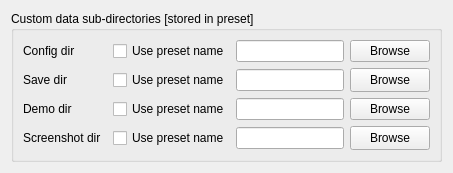
      <widget class="QWidget" name="altPathsTab">
       <attribute name="title">
        <string>Data directories</string>
       </attribute>
       <layout class="QVBoxLayout" name="verticalLayout">
        <item>
         <widget class="QGroupBox" name="altPathsGrpBox">
          <property name="title">
           <string>Custom data sub-directories [stored in preset]</string>
          </property>
          <layout class="QVBoxLayout" name="verticalLayout_19">
           <item>
            <layout class="QGridLayout" name="gLayout_altConfigDirs">
             <item row="0" column="0">
              <widget class="QLabel" name="altConfigDirLabel">
               <property name="toolTip">
                <string>&lt;html&gt;&lt;head/&gt;&lt;body&gt;&lt;p&gt;Custom sub-directory where this launcher should search for engine's config files.&lt;/p&gt;&lt;p&gt;The path can be either absolute or relative to the Data directory of the current engine configured in the Initial Setup dialog.&lt;/p&gt;&lt;p&gt;Example for GZDoom:&lt;br/&gt;Engine's configured data dir: &lt;span style=&quot; color:#686868;&quot;&gt;C:\Users\Youda\Saved Games\GZDoom&lt;br/&gt;&lt;/span&gt;Content of this line: &lt;span style=&quot; color:#686868;&quot;&gt;BrutalDoom&lt;br/&gt;&lt;/span&gt;Config file selected on the Files tab: &lt;span style=&quot; color:#686868;&quot;&gt;gzdoom_bd.ini&lt;br/&gt;&lt;/span&gt;The config file that will be loaded: &lt;span style=&quot; color:#686868;&quot;&gt;C:\Users\Youda\Saved Games\GZDoom\BrutalDoom\gzdoom_bd.ini&lt;/span&gt;&lt;/p&gt;&lt;p&gt;&lt;span style=&quot; color:#ff0000;&quot;&gt;Red text&lt;/span&gt; means the directory doesn't exist and you should fix it.&lt;br/&gt;&lt;span style=&quot; color:#008000;&quot;&gt;Green text&lt;/span&gt; means the directory doesn't exist, but it will be created on launch.&lt;/p&gt;&lt;/body&gt;&lt;/html&gt;</string>
               </property>
               <property name="whatsThis">
                <string>&lt;html&gt;&lt;head/&gt;&lt;body&gt;&lt;p&gt;Custom sub-directory where this launcher should search for engine's config files.&lt;/p&gt;&lt;p&gt;The path can be either absolute or relative to the Data directory of the current engine configured in the Initial Setup dialog.&lt;/p&gt;&lt;p&gt;Example for GZDoom:&lt;br/&gt;Engine's configured data dir: &lt;span style=&quot; color:#686868;&quot;&gt;C:\Users\Youda\Saved Games\GZDoom&lt;br/&gt;&lt;/span&gt;Content of this line: &lt;span style=&quot; color:#686868;&quot;&gt;BrutalDoom&lt;br/&gt;&lt;/span&gt;Config file selected on the Files tab: &lt;span style=&quot; color:#686868;&quot;&gt;gzdoom_bd.ini&lt;br/&gt;&lt;/span&gt;The config file that will be loaded: &lt;span style=&quot; color:#686868;&quot;&gt;C:\Users\Youda\Saved Games\GZDoom\BrutalDoom\gzdoom_bd.ini&lt;/span&gt;&lt;/p&gt;&lt;p&gt;&lt;span style=&quot; color:#ff0000;&quot;&gt;Red text&lt;/span&gt; means the directory doesn't exist and you should fix it.&lt;br/&gt;&lt;span style=&quot; color:#008000;&quot;&gt;Green text&lt;/span&gt; means the directory doesn't exist, but it will be created on launch.&lt;/p&gt;&lt;/body&gt;&lt;/html&gt;</string>
               </property>
               <property name="text">
                <string>Config dir &lt;img src=&quot;:/Help.12.png&quot;/&gt;</string>
               </property>
              </widget>
             </item>
             <item row="0" column="1">
              <widget class="QCheckBox" name="altConfigDirPresetChkBox">
               <property name="toolTip">
                <string>&lt;html&gt;&lt;head/&gt;&lt;body&gt;&lt;p&gt;Use the name of the currently selected preset.&lt;/p&gt;&lt;/body&gt;&lt;/html&gt;</string>
               </property>
               <property name="text">
                <string>Use preset name</string>
               </property>
              </widget>
             </item>
             <item row="0" column="2">
              <widget class="QLineEdit" name="altConfigDirLine"/>
             </item>
             <item row="0" column="3">
              <widget class="QPushButton" name="altConfigDirBtn">
               <property name="text">
                <string>Browse</string>
               </property>
               <property name="icon">
                <iconset resource="../Resources/Resources.qrc">
                 <normaloff>:/Browse.png</normaloff>:/Browse.png</iconset>
               </property>
              </widget>
             </item>
             <item row="1" column="0">
              <widget class="QLabel" name="altSaveDirLabel">
               <property name="toolTip">
                <string>&lt;html&gt;&lt;head/&gt;&lt;body&gt;&lt;p&gt;Custom sub-directory where the selected engine should store its save files and where launcher should then find them.&lt;/p&gt;&lt;p&gt;The path can be either absolute or relative to the Data directory of the current engine configured in the Initial Setup dialog.&lt;/p&gt;&lt;p&gt;Example for GZDoom:&lt;br/&gt;Engine's configured data dir: &lt;span style=&quot; color:#686868;&quot;&gt;C:\Users\Youda\Saved Games\GZDoom&lt;br/&gt;&lt;/span&gt;Content of this line: &lt;span style=&quot; color:#686868;&quot;&gt;BrutalDoom&lt;br/&gt;&lt;/span&gt;Save file selected on the Launch options tab:&lt;span style=&quot; color:#686868;&quot;&gt; save00.zds&lt;br/&gt;&lt;/span&gt;The save file that will be loaded: &lt;span style=&quot; color:#686868;&quot;&gt;C:\Users\Youda\Saved Games\GZDoom\BrutalDoom\save00.zds&lt;/span&gt;&lt;/p&gt;&lt;p&gt;&lt;span style=&quot; color:#ff0000;&quot;&gt;Red text&lt;/span&gt; means the directory doesn't exist and you should fix it.&lt;br/&gt;&lt;span style=&quot; color:#008000;&quot;&gt;Green text&lt;/span&gt; means the directory doesn't exist, but it will be created on launch.&lt;/p&gt;&lt;/body&gt;&lt;/html&gt;</string>
               </property>
               <property name="whatsThis">
                <string>&lt;html&gt;&lt;head/&gt;&lt;body&gt;&lt;p&gt;Custom sub-directory where the selected engine should store its save files and where launcher should then find them.&lt;/p&gt;&lt;p&gt;The path can be either absolute or relative to the Data directory of the current engine configured in the Initial Setup dialog.&lt;/p&gt;&lt;p&gt;Example for GZDoom:&lt;br/&gt;Engine's configured data dir: &lt;span style=&quot; color:#686868;&quot;&gt;C:\Users\Youda\Saved Games\GZDoom&lt;br/&gt;&lt;/span&gt;Content of this line: &lt;span style=&quot; color:#686868;&quot;&gt;BrutalDoom&lt;br/&gt;&lt;/span&gt;Save file selected on the Launch options tab:&lt;span style=&quot; color:#686868;&quot;&gt; save00.zds&lt;br/&gt;&lt;/span&gt;The save file that will be loaded: &lt;span style=&quot; color:#686868;&quot;&gt;C:\Users\Youda\Saved Games\GZDoom\BrutalDoom\save00.zds&lt;/span&gt;&lt;/p&gt;&lt;p&gt;&lt;span style=&quot; color:#ff0000;&quot;&gt;Red text&lt;/span&gt; means the directory doesn't exist and you should fix it.&lt;br/&gt;&lt;span style=&quot; color:#008000;&quot;&gt;Green text&lt;/span&gt; means the directory doesn't exist, but it will be created on launch.&lt;/p&gt;&lt;/body&gt;&lt;/html&gt;</string>
               </property>
               <property name="text">
                <string>Save dir &lt;img src=&quot;:/Help.12.png&quot;/&gt;</string>
               </property>
              </widget>
             </item>
             <item row="1" column="1">
              <widget class="QCheckBox" name="altSaveDirPresetChkBox">
               <property name="toolTip">
                <string>&lt;html&gt;&lt;head/&gt;&lt;body&gt;&lt;p&gt;Use the name of the currently selected preset.&lt;/p&gt;&lt;/body&gt;&lt;/html&gt;</string>
               </property>
               <property name="text">
                <string>Use preset name</string>
               </property>
              </widget>
             </item>
             <item row="1" column="2">
              <widget class="QLineEdit" name="altSaveDirLine"/>
             </item>
             <item row="1" column="3">
              <widget class="QPushButton" name="altSaveDirBtn">
               <property name="minimumSize">
                <size>
                 <width>0</width>
                 <height>24</height>
                </size>
               </property>
               <property name="text">
                <string>Browse</string>
               </property>
               <property name="icon">
                <iconset resource="../Resources/Resources.qrc">
                 <normaloff>:/Browse.png</normaloff>:/Browse.png</iconset>
               </property>
              </widget>
             </item>
             <item row="2" column="0">
              <widget class="QLabel" name="altDemoDirLabel">
               <property name="toolTip">
                <string>&lt;html&gt;&lt;head/&gt;&lt;body&gt;&lt;p&gt;Custom sub-directory where the selected engine should store its demo files and where launcher should then find them.&lt;/p&gt;&lt;p&gt;The path can be either absolute or relative to the Data directory of the current engine configured in the Initial Setup dialog.&lt;/p&gt;&lt;p&gt;Example for GZDoom:&lt;br/&gt;Engine's configured data dir: &lt;span style=&quot; color:#686868;&quot;&gt;C:\Users\Youda\Saved Games\GZDoom&lt;br/&gt;&lt;/span&gt;Content of this line: &lt;span style=&quot; color:#686868;&quot;&gt;BrutalDoom&lt;br/&gt;&lt;/span&gt;Demo file selected on the Launch options tab:&lt;span style=&quot; color:#686868;&quot;&gt; demo01.lmp&lt;br/&gt;&lt;/span&gt;The save file that will be loaded: &lt;span style=&quot; color:#686868;&quot;&gt;C:\Users\Youda\Saved Games\GZDoom\BrutalDoom\demo01.lmp&lt;/span&gt;&lt;/p&gt;&lt;p&gt;&lt;span style=&quot; color:#ff0000;&quot;&gt;Red text&lt;/span&gt; means the directory doesn't exist and you should fix it.&lt;br/&gt;&lt;span style=&quot; color:#008000;&quot;&gt;Green text&lt;/span&gt; means the directory doesn't exist, but it will be created on launch.&lt;/p&gt;&lt;/body&gt;&lt;/html&gt;</string>
               </property>
               <property name="whatsThis">
                <string>&lt;html&gt;&lt;head/&gt;&lt;body&gt;&lt;p&gt;Custom sub-directory where the selected engine should store its demo files and where launcher should then find them.&lt;/p&gt;&lt;p&gt;The path can be either absolute or relative to the Data directory of the current engine configured in the Initial Setup dialog.&lt;/p&gt;&lt;p&gt;Example for GZDoom:&lt;br/&gt;Engine's configured data dir: &lt;span style=&quot; color:#686868;&quot;&gt;C:\Users\Youda\Saved Games\GZDoom&lt;br/&gt;&lt;/span&gt;Content of this line: &lt;span style=&quot; color:#686868;&quot;&gt;BrutalDoom&lt;br/&gt;&lt;/span&gt;Demo file selected on the Launch options tab:&lt;span style=&quot; color:#686868;&quot;&gt; demo01.lmp&lt;br/&gt;&lt;/span&gt;The save file that will be loaded: &lt;span style=&quot; color:#686868;&quot;&gt;C:\Users\Youda\Saved Games\GZDoom\BrutalDoom\demo01.lmp&lt;/span&gt;&lt;/p&gt;&lt;p&gt;&lt;span style=&quot; color:#ff0000;&quot;&gt;Red text&lt;/span&gt; means the directory doesn't exist and you should fix it.&lt;br/&gt;&lt;span style=&quot; color:#008000;&quot;&gt;Green text&lt;/span&gt; means the directory doesn't exist, but it will be created on launch.&lt;/p&gt;&lt;/body&gt;&lt;/html&gt;</string>
               </property>
               <property name="text">
                <string>Demo dir &lt;img src=&quot;:/Help.12.png&quot;/&gt;</string>
               </property>
              </widget>
             </item>
             <item row="2" column="1">
              <widget class="QCheckBox" name="altDemoDirPresetChkBox">
               <property name="toolTip">
                <string>&lt;html&gt;&lt;head/&gt;&lt;body&gt;&lt;p&gt;Use the name of the currently selected preset.&lt;/p&gt;&lt;/body&gt;&lt;/html&gt;</string>
               </property>
               <property name="text">
                <string>Use preset name</string>
               </property>
              </widget>
             </item>
             <item row="2" column="2">
              <widget class="QLineEdit" name="altDemoDirLine"/>
             </item>
             <item row="2" column="3">
              <widget class="QPushButton" name="altDemoDirBtn">
               <property name="text">
                <string>Browse</string>
               </property>
               <property name="icon">
                <iconset resource="../Resources/Resources.qrc">
                 <normaloff>:/Browse.png</normaloff>:/Browse.png</iconset>
               </property>
              </widget>
             </item>
             <item row="3" column="0">
              <widget class="QLabel" name="altScreenshotDirLabel">
               <property name="toolTip">
                <string>&lt;html&gt;&lt;head/&gt;&lt;body&gt;&lt;p&gt;&lt;span style=&quot; font-style:italic;&quot;&gt;(only for PrBoom+, Woof, DoomRetro and ZDoom family)&lt;/span&gt;&lt;/p&gt;&lt;p&gt;Custom sub-directory where the selected engine should save its screenshot image files.&lt;/p&gt;&lt;p&gt;The path can be either absolute or relative to the Data directory of the current engine configured in the Initial Setup dialog.&lt;/p&gt;&lt;p&gt;Example for GZDoom:&lt;br/&gt;Engine's configured data dir: &lt;span style=&quot; color:#686868;&quot;&gt;C:\Users\Youda\Saved Games\GZDoom&lt;/span&gt;&lt;br/&gt;Content of this line: &lt;span style=&quot; color:#686868;&quot;&gt;BrutalDoom&lt;/span&gt;&lt;br/&gt;The image file that will be created: &lt;span style=&quot; color:#686868;&quot;&gt;C:\Users\Youda\Saved Games\GZDoom\BrutalDoom\Screenshot_Doom_20241118_225328.png&lt;/span&gt;&lt;/p&gt;&lt;p&gt;&lt;span style=&quot; color:#ff0000;&quot;&gt;Red text&lt;/span&gt; means the directory doesn't exist and you should fix it.&lt;br/&gt;&lt;span style=&quot; color:#008000;&quot;&gt;Green text&lt;/span&gt; means the directory doesn't exist, but it will be created on launch.&lt;/p&gt;&lt;/body&gt;&lt;/html&gt;</string>
               </property>
               <property name="whatsThis">
                <string>&lt;html&gt;&lt;head/&gt;&lt;body&gt;&lt;p&gt;&lt;span style=&quot; font-style:italic;&quot;&gt;(only for PrBoom+, Woof, DoomRetro and ZDoom family)&lt;/span&gt;&lt;/p&gt;&lt;p&gt;Custom sub-directory where the selected engine should save its screenshot image files.&lt;/p&gt;&lt;p&gt;The path can be either absolute or relative to the Data directory of the current engine configured in the Initial Setup dialog.&lt;/p&gt;&lt;p&gt;Example for GZDoom:&lt;br/&gt;Engine's configured data dir: &lt;span style=&quot; color:#686868;&quot;&gt;C:\Users\Youda\Saved Games\GZDoom&lt;/span&gt;&lt;br/&gt;Content of this line: &lt;span style=&quot; color:#686868;&quot;&gt;BrutalDoom&lt;/span&gt;&lt;br/&gt;The image file that will be created: &lt;span style=&quot; color:#686868;&quot;&gt;C:\Users\Youda\Saved Games\GZDoom\BrutalDoom\Screenshot_Doom_20241118_225328.png&lt;/span&gt;&lt;/p&gt;&lt;p&gt;&lt;span style=&quot; color:#ff0000;&quot;&gt;Red text&lt;/span&gt; means the directory doesn't exist and you should fix it.&lt;br/&gt;&lt;span style=&quot; color:#008000;&quot;&gt;Green text&lt;/span&gt; means the directory doesn't exist, but it will be created on launch.&lt;/p&gt;&lt;/body&gt;&lt;/html&gt;</string>
               </property>
               <property name="text">
                <string>&lt;html&gt;&lt;head/&gt;&lt;body&gt;&lt;p&gt;Screenshot dir &lt;img src=&quot;:/Help.12.png&quot;/&gt;&amp;nbsp;&lt;/p&gt;&lt;/body&gt;&lt;/html&gt;</string>
               </property>
              </widget>
             </item>
             <item row="3" column="1">
              <widget class="QCheckBox" name="altScreenshotDirPresetChkBox">
               <property name="toolTip">
                <string>&lt;html&gt;&lt;head/&gt;&lt;body&gt;&lt;p&gt;Use the name of the currently selected preset.&lt;/p&gt;&lt;/body&gt;&lt;/html&gt;</string>
               </property>
               <property name="text">
                <string>Use preset name</string>
               </property>
              </widget>
             </item>
             <item row="3" column="2">
              <widget class="QLineEdit" name="altScreenshotDirLine"/>
             </item>
             <item row="3" column="3">
              <widget class="QPushButton" name="altScreenshotDirBtn">
               <property name="minimumSize">
                <size>
                 <width>0</width>
                 <height>24</height>
                </size>
               </property>
               <property name="text">
                <string>Browse</string>
               </property>
               <property name="icon">
                <iconset resource="../Resources/Resources.qrc">
                 <normaloff>:/Browse.png</normaloff>:/Browse.png</iconset>
               </property>
              </widget>
             </item>
            </layout>
           </item>
          </layout>
         </widget>
        </item>
        <item>
         <spacer name="verticalSpacer_6">
          <property name="orientation">
           <enum>Qt::Vertical</enum>
          </property>
          <property name="sizeHint" stdset="0">
           <size>
            <width>0</width>
            <height>0</height>
           </size>
          </property>
         </spacer>
        </item>
       </layout>
      </widget>
